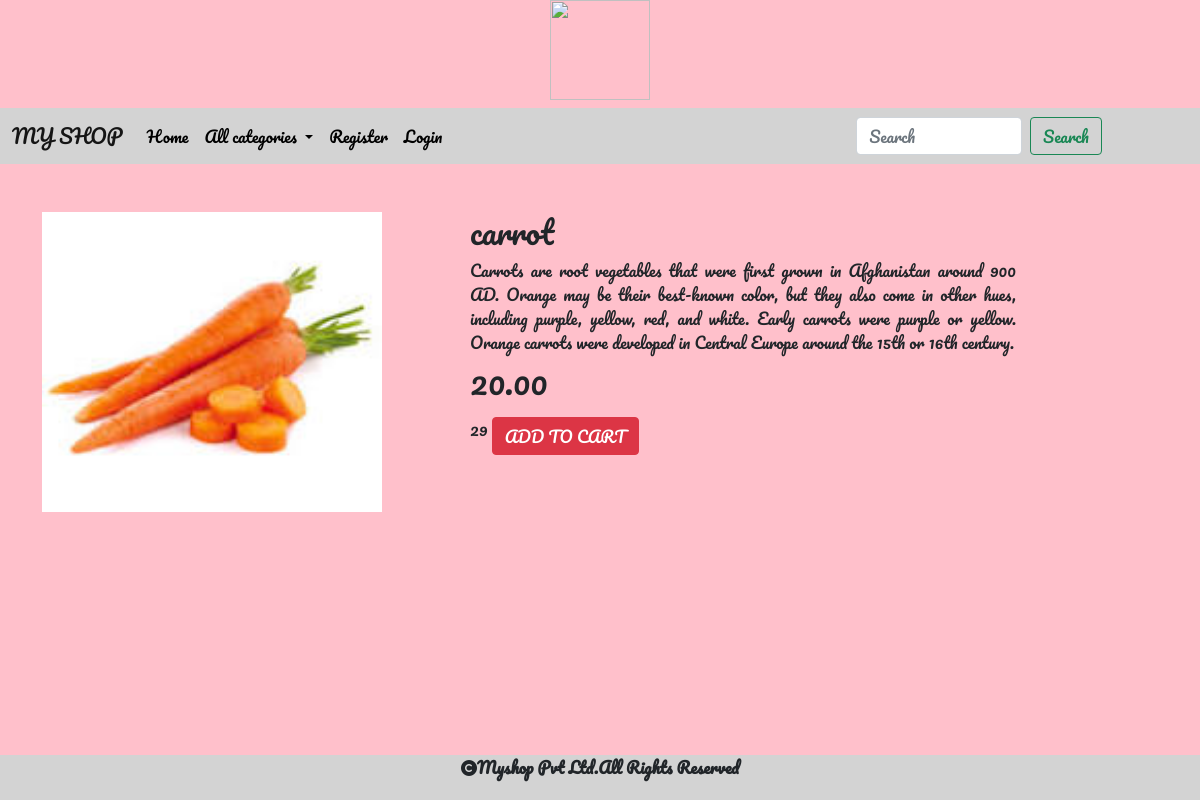
The app's page /details/carrot with its own data.
### shop/models.py (models this page shows, shortened)
class product(models.Model):
    name = models.CharField(max_length=20)
    desc = models.TextField()
    image = models.ImageField(upload_to="product", null=True, blank=True)
    price = models.DecimalField(max_digits=10,decimal_places=2)
    category = models.ForeignKey(category,on_delete=models.CASCADE)
    stock = models.IntegerField()
    available =models.BooleanField(default=True)
    created = models.DateTimeField(auto_now_add=True)
    updated = models.DateTimeField(auto_now=True)

### shop/views.py (the view)
# urls.py: path('details/<c>',views.details,name="details"),
def details(request,c):
    p = product.objects.get(name=c)
    return render(request,'detail.html',{'p':p})

### cart/context_processors.py (called while the page is built)
def total_count(request):
    item_count=0
    u=request.user
    try:
        cart=Cart.objects.filter(user=u)
        for i in cart:
            item_count+=i.quantity
    except:
        item_count=0
    return{'count':item_count}

### shop/context_processors.py (called while the page is built)
def menu_links(request):
    c=category.objects.all()
    return{'links':c}

### templates/detail.html
{% extends 'base.html' %}
{% block content %}
<div class="container ">
<div class="row mt-5">
    <div class="col-sm-4 me-5">
      <img src="{{p.image.url}}" height="300px" width="340px">
    </div>
    <div class="col-sm-6 me-4">
        <h2>{{p.name}}</h2>
        <p class="mt-2 h6 lh-base" style="text-align:justify">{{p.desc}}</p>
        <h2 class="mt-2">{{p.price}}</h2>
{{p.stock}}
        {% if user.is_superuser == True %}
          {% if p.stock == 0 %}
          <h2>Out Of Stock</h2>
                <a href="{% url 'admin:index' %}" class="btn btn-danger mt-2">ADD STOCK</a>
          {% else %}
          <h2>Product in Stock</h2>
                <a href="{% url 'admin:index' %}" class="btn btn-danger mt-2">ADD STOCK</a>
          {% endif %}
        {% else %}
          {% if p.stock == 0 %}
          <h2>Out Of Stock</h2>
          {% else %}
        <a href="{% url 'cart:addtocart' p.name %}" class="btn btn-danger mt-2">ADD TO CART</a>
          {% endif %}
        {% endif %}
    </div>
</div>
</div>
{% endblock %}

### static/css/style.css (style rules this page uses)
body { background-color:pink; font-family: 'Pacifico', cursive; }

### records on screen
product: image (picture), name "carrot", desc "Carrots are root vegetables that were first grown in Afghanistan around 900 AD. Orange may be their best-known color, but they also come in other hues, including purple, yellow, red, and white. Early carrots were purple or yellow. Orange carrots were developed in Central Europe around the 15th or 16th century.", price "20.00", stock "29"
